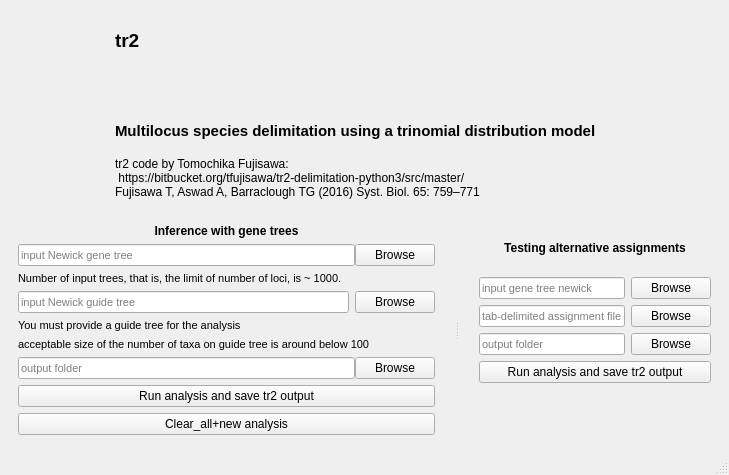
<?xml version="1.0" encoding="UTF-8"?>
<ui version="4.0">
 <class>MainWindow</class>
 <widget class="QMainWindow" name="MainWindow">
  <property name="geometry">
   <rect>
    <x>0</x>
    <y>0</y>
    <width>729</width>
    <height>475</height>
   </rect>
  </property>
  <property name="windowTitle">
   <string>tr2-delimitation</string>
  </property>
  <property name="windowIcon">
   <iconset resource="photo.qrc">
    <normaloff>:/icons/tr2_icon_transparent.png</normaloff>:/icons/tr2_icon_transparent.png</iconset>
  </property>
  <property name="animated">
   <bool>false</bool>
  </property>
  <widget class="QWidget" name="centralwidget">
   <layout class="QVBoxLayout" name="verticalLayout_5">
    <item>
     <layout class="QVBoxLayout" name="verticalLayout_4">
      <item>
       <layout class="QHBoxLayout" name="horizontalLayout_8">
        <item>
         <widget class="QLabel" name="label_6">
          <property name="maximumSize">
           <size>
            <width>100</width>
            <height>80</height>
           </size>
          </property>
          <property name="text">
           <string/>
          </property>
          <property name="pixmap">
           <pixmap resource="photo.qrc">:/icons/copy_21mm.png</pixmap>
          </property>
          <property name="scaledContents">
           <bool>true</bool>
          </property>
         </widget>
        </item>
        <item>
         <layout class="QVBoxLayout" name="verticalLayout_3">
          <item>
           <widget class="QLabel" name="label_4">
            <property name="font">
             <font>
              <pointsize>14</pointsize>
              <weight>75</weight>
              <bold>true</bold>
             </font>
            </property>
            <property name="text">
             <string>tr2</string>
            </property>
           </widget>
          </item>
          <item>
           <widget class="QLabel" name="label_7">
            <property name="font">
             <font>
              <pointsize>11</pointsize>
              <weight>75</weight>
              <italic>false</italic>
              <bold>true</bold>
             </font>
            </property>
            <property name="text">
             <string>Multilocus species delimitation using a trinomial distribution model</string>
            </property>
            <property name="alignment">
             <set>Qt::AlignBottom|Qt::AlignLeading|Qt::AlignLeft</set>
            </property>
           </widget>
          </item>
          <item>
           <widget class="QLabel" name="label_8">
            <property name="text">
             <string>tr2 code by Tomochika Fujisawa:
 https://bitbucket.org/tfujisawa/tr2-delimitation-python3/src/master/  
Fujisawa T, Aswad A, Barraclough TG (2016) Syst. Biol. 65: 759–771</string>
            </property>
           </widget>
          </item>
         </layout>
        </item>
       </layout>
      </item>
      <item>
       <widget class="QSplitter" name="splitter">
        <property name="orientation">
         <enum>Qt::Horizontal</enum>
        </property>
        <property name="handleWidth">
         <number>26</number>
        </property>
        <widget class="QFrame" name="frame">
         <layout class="QVBoxLayout" name="verticalLayout">
          <item>
           <widget class="QLabel" name="label_5">
            <property name="font">
             <font>
              <weight>75</weight>
              <bold>true</bold>
             </font>
            </property>
            <property name="text">
             <string>Inference with gene trees</string>
            </property>
            <property name="alignment">
             <set>Qt::AlignCenter</set>
            </property>
           </widget>
          </item>
          <item>
           <layout class="QHBoxLayout" name="horizontalLayout">
            <property name="spacing">
             <number>0</number>
            </property>
            <item>
             <widget class="QLineEdit" name="lineEdit">
              <property name="maximumSize">
               <size>
                <width>400</width>
                <height>30</height>
               </size>
              </property>
              <property name="font">
               <font>
                <pointsize>8</pointsize>
               </font>
              </property>
              <property name="placeholderText">
               <string>input Newick gene tree</string>
              </property>
             </widget>
            </item>
            <item>
             <widget class="QPushButton" name="pushButton">
              <property name="text">
               <string>Browse</string>
              </property>
             </widget>
            </item>
           </layout>
          </item>
          <item>
           <widget class="QLabel" name="label_3">
            <property name="font">
             <font>
              <pointsize>8</pointsize>
              <weight>50</weight>
              <italic>false</italic>
              <bold>false</bold>
             </font>
            </property>
            <property name="text">
             <string>Number of input trees, that is, the limit of number of loci, is ~ 1000.</string>
            </property>
           </widget>
          </item>
          <item>
           <layout class="QHBoxLayout" name="horizontalLayout_2">
            <item>
             <widget class="QLineEdit" name="lineEdit_2">
              <property name="font">
               <font>
                <pointsize>8</pointsize>
               </font>
              </property>
              <property name="placeholderText">
               <string>input Newick guide tree</string>
              </property>
             </widget>
            </item>
            <item>
             <widget class="QPushButton" name="pushButton_2">
              <property name="text">
               <string>Browse</string>
              </property>
             </widget>
            </item>
           </layout>
          </item>
          <item>
           <widget class="QLabel" name="label">
            <property name="font">
             <font>
              <pointsize>8</pointsize>
             </font>
            </property>
            <property name="text">
             <string>You must provide a guide tree for the analysis</string>
            </property>
           </widget>
          </item>
          <item>
           <widget class="QLabel" name="label_2">
            <property name="font">
             <font>
              <pointsize>8</pointsize>
              <weight>50</weight>
              <bold>false</bold>
             </font>
            </property>
            <property name="text">
             <string>acceptable size of the number of taxa on guide tree is around below 100</string>
            </property>
           </widget>
          </item>
          <item>
           <layout class="QHBoxLayout" name="horizontalLayout_3">
            <property name="spacing">
             <number>0</number>
            </property>
            <item>
             <widget class="QLineEdit" name="lineEdit_3">
              <property name="font">
               <font>
                <pointsize>8</pointsize>
               </font>
              </property>
              <property name="placeholderText">
               <string>output folder</string>
              </property>
             </widget>
            </item>
            <item>
             <widget class="QPushButton" name="pushButton_3">
              <property name="text">
               <string>Browse</string>
              </property>
             </widget>
            </item>
           </layout>
          </item>
          <item>
           <widget class="QPushButton" name="pushButton_4">
            <property name="text">
             <string>Run analysis and save tr2 output</string>
            </property>
           </widget>
          </item>
          <item>
           <widget class="QPushButton" name="pushButton_9">
            <property name="text">
             <string>Clear_all+new analysis</string>
            </property>
           </widget>
          </item>
         </layout>
        </widget>
        <widget class="QFrame" name="frame_2">
         <layout class="QVBoxLayout" name="verticalLayout_2">
          <item>
           <widget class="QLabel" name="label_9">
            <property name="font">
             <font>
              <weight>75</weight>
              <bold>true</bold>
             </font>
            </property>
            <property name="text">
             <string>Testing alternative assignments</string>
            </property>
            <property name="alignment">
             <set>Qt::AlignCenter</set>
            </property>
           </widget>
          </item>
          <item>
           <layout class="QHBoxLayout" name="horizontalLayout_4">
            <item>
             <widget class="QLineEdit" name="lineEdit_4">
              <property name="font">
               <font>
                <pointsize>8</pointsize>
               </font>
              </property>
              <property name="placeholderText">
               <string>input gene tree newick</string>
              </property>
             </widget>
            </item>
            <item>
             <widget class="QPushButton" name="pushButton_5">
              <property name="text">
               <string>Browse</string>
              </property>
             </widget>
            </item>
           </layout>
          </item>
          <item>
           <layout class="QHBoxLayout" name="horizontalLayout_5">
            <item>
             <widget class="QLineEdit" name="lineEdit_5">
              <property name="font">
               <font>
                <pointsize>8</pointsize>
               </font>
              </property>
              <property name="placeholderText">
               <string>tab-delimited assignment file</string>
              </property>
             </widget>
            </item>
            <item>
             <widget class="QPushButton" name="pushButton_6">
              <property name="text">
               <string>Browse</string>
              </property>
             </widget>
            </item>
           </layout>
          </item>
          <item>
           <layout class="QHBoxLayout" name="horizontalLayout_6">
            <item>
             <widget class="QLineEdit" name="lineEdit_6">
              <property name="font">
               <font>
                <pointsize>8</pointsize>
               </font>
              </property>
              <property name="placeholderText">
               <string>output folder</string>
              </property>
             </widget>
            </item>
            <item>
             <widget class="QPushButton" name="pushButton_7">
              <property name="text">
               <string>Browse</string>
              </property>
             </widget>
            </item>
           </layout>
          </item>
          <item>
           <widget class="QPushButton" name="pushButton_8">
            <property name="text">
             <string>Run analysis and save tr2 output</string>
            </property>
           </widget>
          </item>
          <item>
           <widget class="QLabel" name="label_10">
            <property name="text">
             <string/>
            </property>
           </widget>
          </item>
         </layout>
        </widget>
       </widget>
      </item>
     </layout>
    </item>
   </layout>
  </widget>
  <widget class="QStatusBar" name="statusbar"/>
 </widget>
 <resources>
  <include location="photo.qrc"/>
 </resources>
 <connections/>
</ui>
